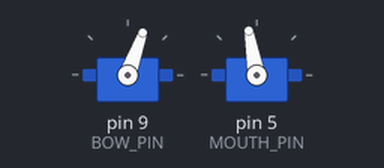
A sketch run on a simulated Arduino Uno, built with avr-gcc and run on an emulated ATmega328P. Parts: 2 × servo. What the sketch prints to the serial monitor is not drawn.

Above: at 0.1 s.
At 15.81 s:
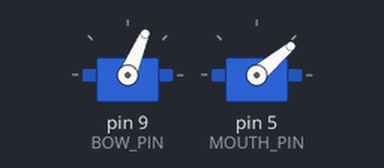
At 31.62 s:
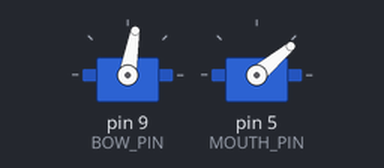
Timing chart, 0 to 40.0 s (numbered marks = the images above):
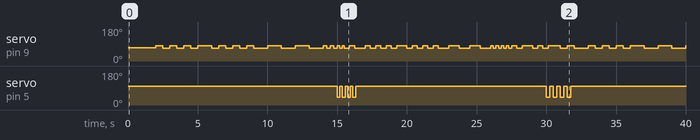

Measured:
- by itself, servo on pin 9 (BOW_PIN): 70° → 80° at 2.0 s, → 67° 0.50 s later, → 80° 0.50 s later, → 67° 0.50 s later, … (75 changes in this stretch)
- by itself, servo on pin 5 (MOUTH_PIN): goes 3 × (40° 0.19 s, 100° 0.19 s), 40° 0.19 s, 100° 13.7 s, 3 × (40° 0.25 s, 100° 0.25 s), 40° 0.25 s, then 100°

The sketch:

violin_test.ino
```cpp
#include <Servo.h>

// ==================================================
// ヴァイオリン人形：単体統合テスト版（Wi-Fi・サーバー不要）
//
// 動きの作り方は testtest.ino と同様：
//   ・弓(1基目 D9) … 音符ごとに反転（拍に正確）。休符では待機位置へ
//   ・口(2基目 D5) … BPMが変わったときに開閉する（歌唱演出 emotion）
// さらに testtest と同様、BPM を自動で 120 ↔ 160 に切り替えて確認する。
//
// 音(Processing) … 各音符を「freq,ms,弾き方」で送信（freq=0 は休符＝無音）。
// ※ Processingで音も確認する場合は、シリアル速度を 115200 に合わせること。
// ==================================================

// ---------- 楽譜データ構造 ----------
#define DOWN_BOW 0   // 下げ弓 → Processing art==0
#define UP_BOW   1   // 上げ弓 → Processing art==1
#define STACCATO 2   // 短く歯切れよく → Processing art==2

struct NoteData { float freq; float duration; int art; };
struct Pfm      { NoteData notes[8]; int noteCount; };
Pfm Score[40];

// ---------- 周波数定義 ----------
#define NOTE_C4  262
#define NOTE_D4  294
#define NOTE_E4  330
#define NOTE_F4  349
#define NOTE_G4  392
#define NOTE_A4  440
#define REST     0
#define NOTE_C5  523
#define NOTE_D5  587
#define NOTE_E5  659
#define NOTE_F5  698
#define NOTE_G5  784
#define NOTE_A5  880

// ---------- サーボ ----------
Servo bowServo;    // D9：弓の腕
Servo mouthServo;  // D5：口（上顎）
const int BOW_PIN   = 9;
const int MOUTH_PIN = 5;

// ---------- 角度（実機に合わせて調整） ----------
const int ARM_REST_ANGLE    = 70;  // 弓の待機位置
const int BOW_LEFT_ANGLE     = 80;  // 下げ弓側
const int BOW_RIGHT_ANGLE    = 67;  // 上げ弓側
const int MOUTH_CLOSE_ANGLE  = 100;  // 口を閉じる
const int MOUTH_OPEN_ANGLE   = 40;  // 口を開く

// ---------- テンポ・小節管理 ----------
char Offset = 0;            // テストは0で即スタート（本番のviolin_clientは -4）
uint8_t currentBPM = 120;
float   ToneLength = 500.0;  // 4分音符=1拍の長さ(ms) = 60000/BPM
unsigned long beatInterval = 500; // = ToneLength（口の演出タイミング用）
const int BEATS_PER_BAR = 4;

// 仮想サーバー
uint8_t virtualServerBar = 255;
unsigned long barTimer = 0;
uint8_t currentBar = 255;   // 今演奏中の小節（Score配列のインデックス）

// 音（音符送信）管理
int NoteIndex = 0;
unsigned long noteStartTime = 0;
unsigned long noteInterval = 0;

// 弓（音符ごとに反転）
bool bowDirection = false;

// 口（BPM変化時の歌唱演出 emotion）
bool emotionActive = false;
unsigned long emotionEndTime = 0;
unsigned long lastEmotionMoveTime = 0;
bool emotionDirection = false;
const int EMOTION_BEATS = 4;        // BPM変化時に何拍ぶん口を動かすか

// BPM自動変更（testtest相当）
unsigned long bpmChangeTime = 0;
const unsigned long BPM_CHANGE_INTERVAL = 15000UL; // 15秒ごとに 120↔160

// ==========================================
// 楽譜：基本オクターブの「かえるのうた」（休符を詰めて連続）
//   ・オクターブ上は使わない
//   ・8小節を1セットとして全40小節に繰り返しコピー
// ==========================================
void setupScore() {
  Pfm unit[8];
  unit[0] = {{ {NOTE_C4,1.0,DOWN_BOW}, {NOTE_D4,1.0,UP_BOW}, {NOTE_E4,1.0,DOWN_BOW}, {NOTE_F4,1.0,UP_BOW} }, 4};
  unit[1] = {{ {NOTE_E4,1.0,DOWN_BOW}, {NOTE_D4,1.0,UP_BOW}, {NOTE_C4,2.0,DOWN_BOW} }, 3};   // 最後のドを伸ばす
  unit[2] = {{ {NOTE_E4,1.0,DOWN_BOW}, {NOTE_F4,1.0,UP_BOW}, {NOTE_G4,1.0,DOWN_BOW}, {NOTE_A4,1.0,UP_BOW} }, 4};
  unit[3] = {{ {NOTE_G4,1.0,DOWN_BOW}, {NOTE_F4,1.0,UP_BOW}, {NOTE_E4,2.0,DOWN_BOW} }, 3};
  // クヮ：少し伸ばして最後は切る「クヮー！」（音1.0拍＋休符1.0拍）
  unit[4] = {{ {NOTE_C4,1.0,STACCATO}, {REST,1.0,DOWN_BOW}, {NOTE_C4,1.0,STACCATO}, {REST,1.0,DOWN_BOW} }, 4};
  unit[5] = {{ {NOTE_C4,1.0,STACCATO}, {REST,1.0,DOWN_BOW}, {NOTE_C4,1.0,STACCATO}, {REST,1.0,DOWN_BOW} }, 4};
  unit[6] = {{ {NOTE_C4,0.5,DOWN_BOW}, {NOTE_C4,0.5,UP_BOW}, {NOTE_D4,0.5,DOWN_BOW}, {NOTE_D4,0.5,UP_BOW},
               {NOTE_E4,0.5,DOWN_BOW}, {NOTE_E4,0.5,UP_BOW}, {NOTE_F4,0.5,DOWN_BOW}, {NOTE_F4,0.5,UP_BOW} }, 8}; // ケケケ
  unit[7] = {{ {NOTE_E4,1.0,DOWN_BOW}, {NOTE_D4,1.0,UP_BOW}, {NOTE_C4,2.0,DOWN_BOW} }, 3};

  for (int i = 0; i < 40; i++) Score[i] = unit[i % 8];
}

void setup() {
  Serial.begin(115200);   // Processingと同じ速度
  bowServo.attach(BOW_PIN);
  mouthServo.attach(MOUTH_PIN);
  bowServo.write(ARM_REST_ANGLE);
  mouthServo.write(MOUTH_CLOSE_ANGLE);

  setupScore();
  calculateBeatInterval();

  bpmChangeTime = millis() + BPM_CHANGE_INTERVAL;
  Serial.println("VIOLIN 統合テスト開始（音符ごとの弓＋BPM自動変更で口パク, Wi-Fi不要）");
}

void loop() {
  unsigned long now = millis();

  // ---- BPM自動変更（testtest相当：15秒ごとに 120↔160）----
  if ((long)(now - bpmChangeTime) >= 0) {
    updateBPM(currentBPM == 120 ? 160 : 120);
    bpmChangeTime = now + BPM_CHANGE_INTERVAL;
  }

  // ---- 仮想サーバー：1小節ぶんの時間が経ったら次の小節へ ----
  unsigned long barDuration = (unsigned long)(ToneLength * BEATS_PER_BAR);
  if (now - barTimer >= barDuration) {
    barTimer = now;

    if (virtualServerBar == 255 || virtualServerBar >= 39) virtualServerBar = 0;
    else virtualServerBar++;

    int myBar = (int)virtualServerBar + Offset;
    if (myBar < 0) currentBar = 255;   // まだ自分の出番でない（Offsetが負のとき）
    else           startBar((uint8_t)myBar);
  }

  updateSound(now);    // 音符をProcessingへ送信＋弓を音符ごとに動かす
  updateEmotion(now);  // 口（BPM変化時の歌唱演出）
}

void calculateBeatInterval() {
  ToneLength = 60000.0 / currentBPM;
  beatInterval = (unsigned long)ToneLength;
}

// BPM更新（テンポを変えて口の演出を発動）
void updateBPM(uint8_t newBPM) {
  if (newBPM == currentBPM) return;
  currentBPM = newBPM;
  calculateBeatInterval();
  Serial.print("BPM -> ");
  Serial.println(currentBPM);
  startEmotion();
}

// 新しい小節を開始（音符を先頭から）
void startBar(uint8_t bar) {
  currentBar = bar;
  NoteIndex = 0;
  noteStartTime = millis();
  noteInterval = 0;   // すぐ最初の音を鳴らす
}

// ---- 音＋弓：音符を1つずつ送り、音符ごとに弓を反転（休符は待機へ）----
void updateSound(unsigned long now) {
  if (currentBar >= 40) return;
  if (now - noteStartTime < noteInterval) return;

  if (NoteIndex < Score[currentBar].noteCount) {
    float freq = Score[currentBar].notes[NoteIndex].freq;
    float dur  = Score[currentBar].notes[NoteIndex].duration;
    int   art  = Score[currentBar].notes[NoteIndex].art;

    noteInterval  = (unsigned long)(ToneLength * dur);
    noteStartTime = now;

    // Processingへ送信（freq=0 の休符は鳴らされない）
    Serial.print(freq); Serial.print(",");
    Serial.print(noteInterval); Serial.print(",");
    Serial.println(art);

    // 弓：音が出る音符のたびに反転。休符ではその場で保持（待機位置へ戻さない）
    //   → クヮの短い休符でも弓が大きく動かず、振り幅が他と揃う
    if (freq > 0) {
      bowDirection = !bowDirection;
      bowServo.write(bowDirection ? BOW_LEFT_ANGLE : BOW_RIGHT_ANGLE);
    }

    NoteIndex++;
  }
}

// BPM変化で口パク開始
void startEmotion() {
  emotionActive = true;
  emotionEndTime = millis() + (unsigned long)(ToneLength * EMOTION_BEATS);
  lastEmotionMoveTime = 0;
  emotionDirection = false;
}

// 口：BPM変化時に上下にパタパタ（emotion）
void updateEmotion(unsigned long now) {
  if (!emotionActive) return;

  if ((long)(now - emotionEndTime) >= 0) {
    mouthServo.write(MOUTH_CLOSE_ANGLE);
    emotionActive = false;
    return;
  }

  unsigned long interval = (unsigned long)(ToneLength / 2);
  if (interval < 100) interval = 100;

  if (now - lastEmotionMoveTime >= interval) {
    lastEmotionMoveTime = now;
    emotionDirection = !emotionDirection;
    mouthServo.write(emotionDirection ? MOUTH_OPEN_ANGLE : MOUTH_CLOSE_ANGLE);
  }
}
```
